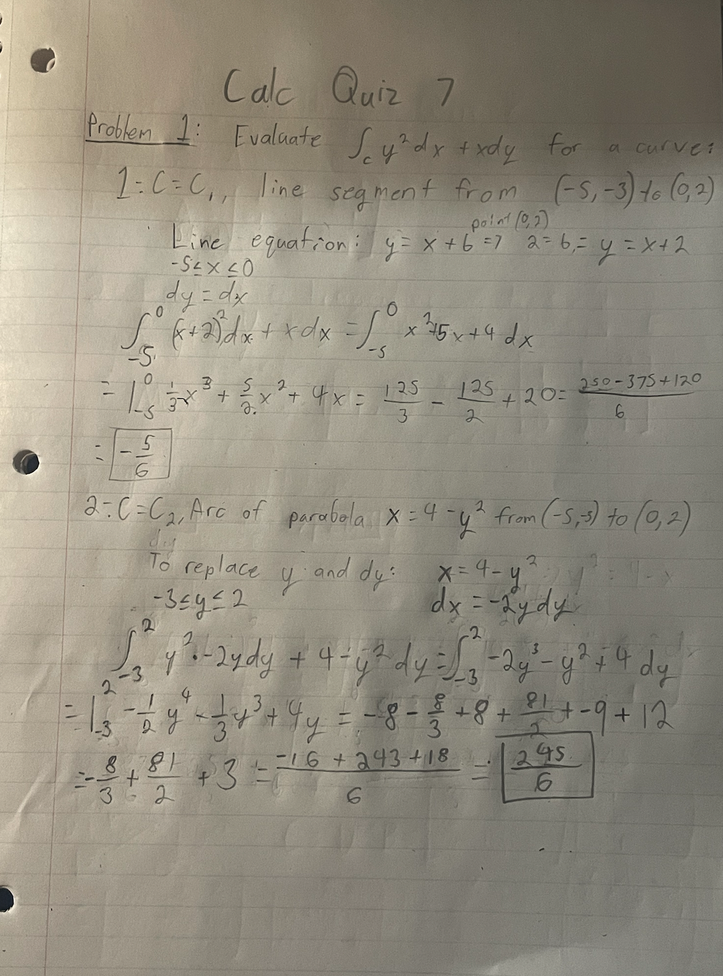
#> input picture Answer_box_finder/TestCases/Test_Case_1.png, 723 x 976 px, shrunk from 1070 x 1446 before the run, found by its file name
$ python Recognize_answer_box.py
#> lines starting #> are read from the running program, lines starting #| are printed output that depends on the picture; after the words box and inside, x2 and y2 are one past the last pixel; in counts of white or black regions, pixels touching at a corner belong together
import cv2
import numpy as np

# Reads the image and converts it to grayscale
img =  cv2.imread('Test_Case_1.png')
#> img is the input picture: shape (976, 723, 3); mean B, G, R 126.5, 140.3, 145.9
gray = cv2.cvtColor(img, cv2.COLOR_BGR2GRAY)
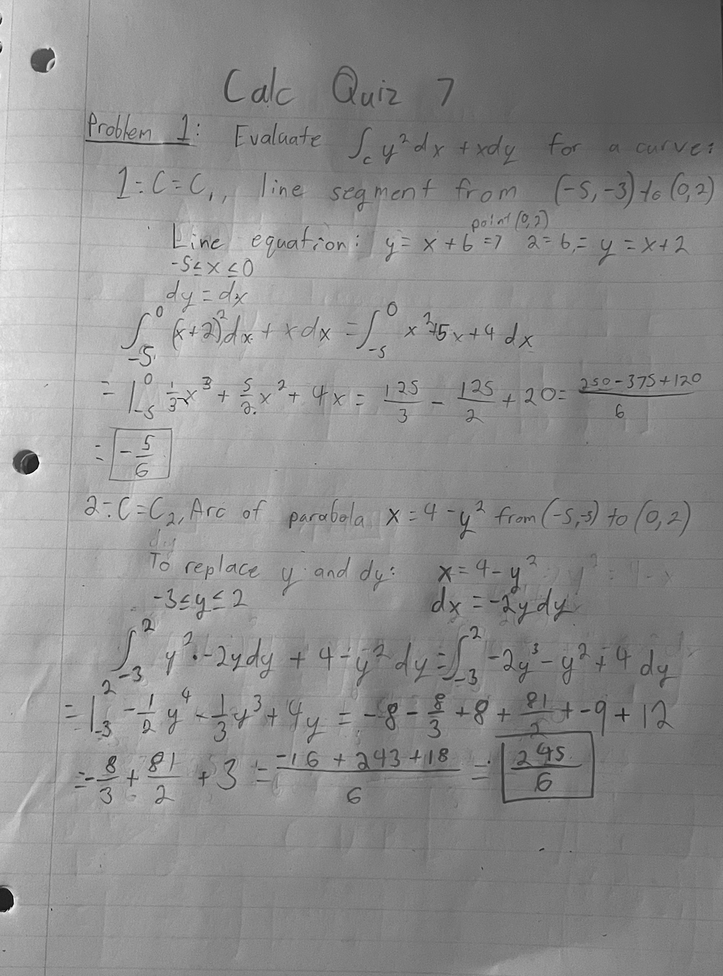
#> gray: shape (976, 723); min 0, max 255, mean 140.4

imgHeight, imgWidth = img.shape[0:2]
#> imgHeight = 976; imgWidth = 723

# Uses adaptive thresholding to turn image into a binary image
threshold = cv2.adaptiveThreshold(gray, 255, cv2.ADAPTIVE_THRESH_MEAN_C, cv2.THRESH_BINARY_INV, 11, 2)
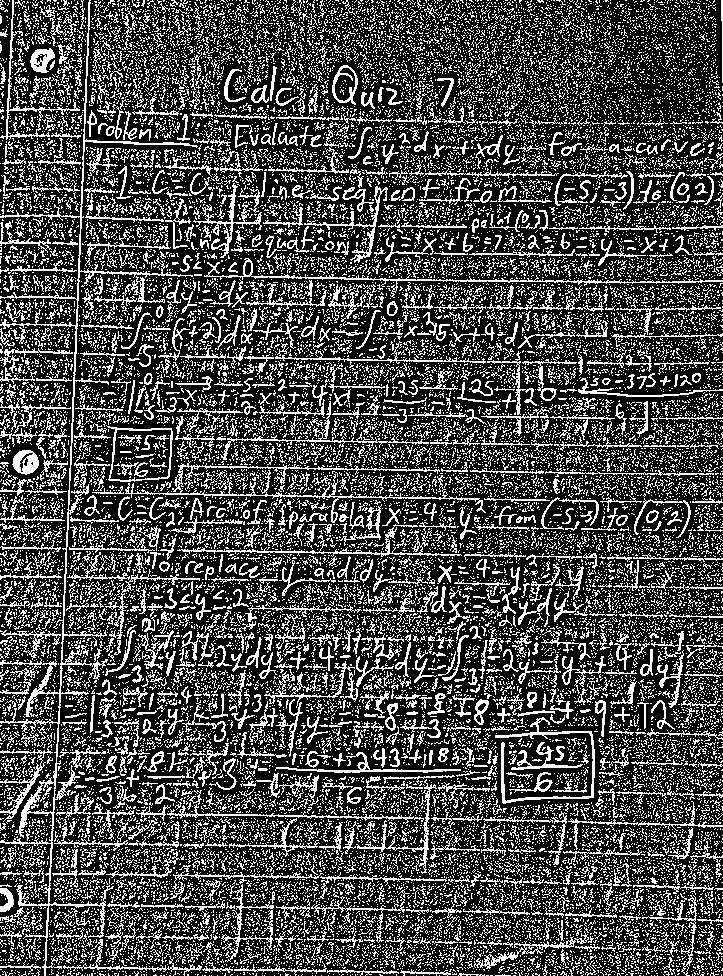
#> threshold: shape (976, 723); 28.6% white in thin lines or dots

cv2.imshow("threshold", threshold)
# Finds and fills contours
contours = cv2.findContours(threshold, cv2.RETR_EXTERNAL, cv2.CHAIN_APPROX_SIMPLE)[0]
#> contours = 25367 contours, 24606 with area under 20; largest, box (x1, y1, x2, y2) and area: (0, 0, 198, 976) 3826, (106, 425, 173, 482) 3004, (0, 0, 80, 140) 1127, (125, 460, 486, 523) 968, (332, 65, 358, 105) 708

validBoxes = []
for contour in contours:
    x, y, w, h = cv2.boundingRect(contour)
    # Only look for rectangles above a certain size to avoid small errors
    if w*h > 100:
        # Get the bounding rect
        validBoxes.append((x,y,w,h))
#> this loop made 25367 passes
#> (x, y, w, h) on passes 1 to 3: (675, 975, 1, 1), (657, 975, 1, 1), (654, 975, 1, 1)
#> after the loop, validBoxes = 1009 items, first 6: (400, 969, 51, 7), (327, 969, 72, 7), (202, 962, 31, 11), (234, 961, 93, 15), (585, 960, 11, 16), (0, 960, 41, 12)

# Was supposed to compare contours to the contents of contours. If they matched, they would be classified as a rectangle. However, never got to this
# In hindsight, this is where we should've turned to ML, and found rectangles by comparing contours to what should be the contour of a rectangle

croppedBoxes = []
if(len(validBoxes) == 0):
    # throw exception, no boxes found
    errorStatus = -1
else:
    # crop images and return section of images bounded by rectangles
    for x, y, w, h in validBoxes:
        croppedBoxes.append(img[y:y+h, x:x+w])
#> this loop made 1009 passes
#> after the loop, croppedBoxes = 1009 items

# return croppedBoxes


cv2.waitKey(0)
cv2.destroyAllWindows()

'''
Helper functions for quick copy/paste
Shows Images:
cv2.imshow("boxes", mask)

Thresholding:
cv2.adaptiveThreshold(gray, 255, cv2.ADAPTIVE_THRESH_MEAN_C, cv2.THRESH_BINARY_INV, 11, 2)
'''
